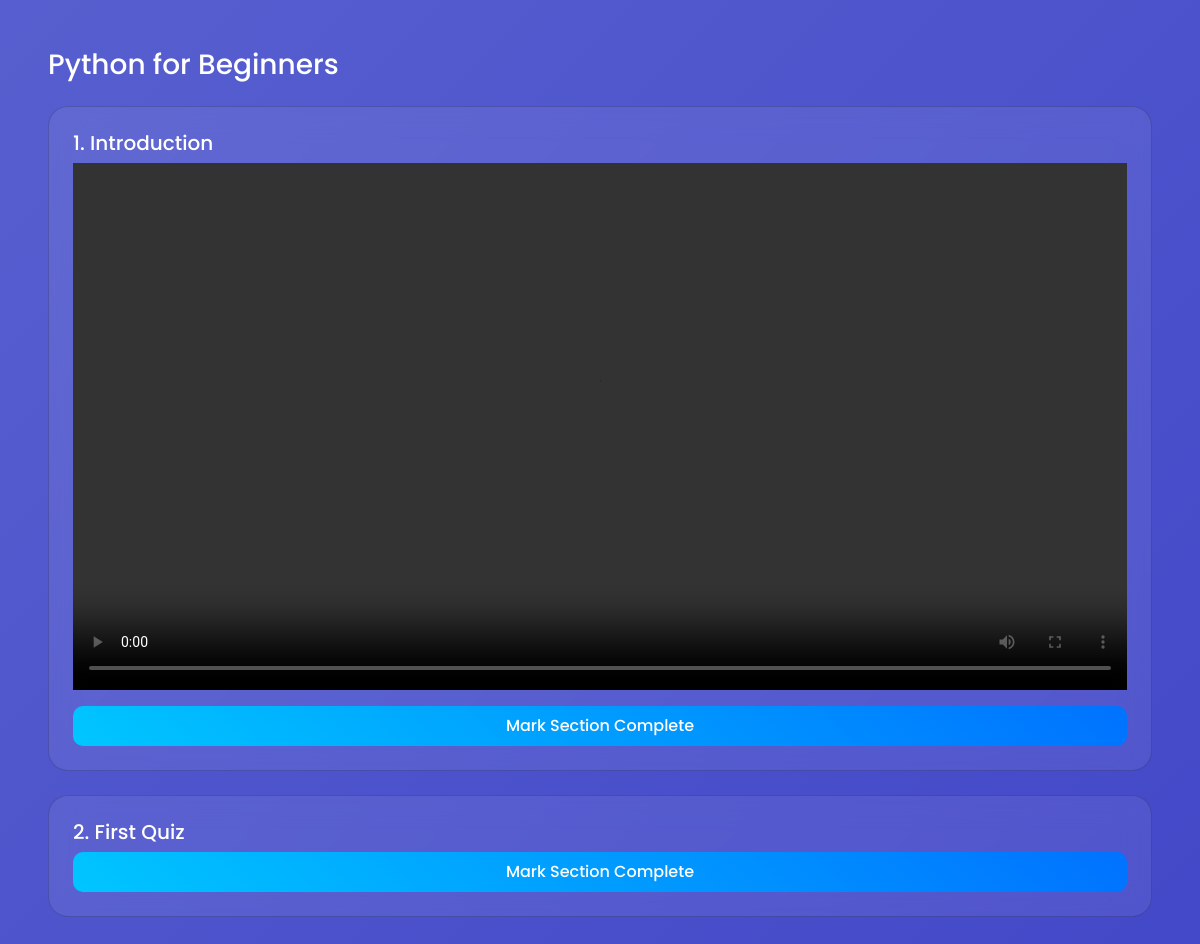
/course/1 (signed in), run on the app's committed database.
### models.py (models this page shows)
class Course(db.Model):
    id = db.Column(db.Integer, primary_key=True)
    title = db.Column(db.String(200))
    description = db.Column(db.Text)
    tags = db.Column(db.String(300))  # IMPORTANT for feed matching
    duration = db.Column(db.Integer)  # in minutes
    credits_required = db.Column(db.Integer)
    video_path = db.Column(db.String(300))
    document_path = db.Column(db.String(300))
    instructor_id = db.Column(db.Integer, db.ForeignKey('user.id'))
    thumbnail_path = db.Column(db.String(300))
    created_at = db.Column(db.DateTime, default=datetime.utcnow)
    reviews = db.relationship('Review', backref='course', lazy=True)

class CourseSection(db.Model):
    id = db.Column(db.Integer, primary_key=True)
    title = db.Column(db.String(200))
    content_type = db.Column(db.String(20))
    order = db.Column(db.Integer)
    video_path = db.Column(db.String(300))
    document_path = db.Column(db.String(300))
    course_id = db.Column(db.Integer, db.ForeignKey('course.id'))
    mcqs = db.relationship("MCQ", backref="section", cascade="all, delete", lazy=True)

### routes/courses.py (the view)
@courses_bp.route("/course/<int:course_id>", methods=["GET", "POST"])
@login_required
def view_course(course_id):
    course = Course.query.get_or_404(course_id)
    enrollment = Enrollment.query.filter_by(
        student_id=current_user.id,
        course_id=course_id
    ).first()
    if not enrollment and course.instructor_id != current_user.id:
        return redirect(url_for("dashboard.dashboard_home"))
    sections = CourseSection.query.filter_by(
        course_id=course_id
    ).order_by(CourseSection.order).all()
    return render_template(
        "course_view.html",
        course=course,
        sections=sections
    )

### extensions.py (called while the page is built)
@login_manager.user_loader
def load_user(user_id):
    return User.query.get(int(user_id))

### templates/course_view.html (shortened to what this page needs)
{% extends "base.html" %}
{% block content %}
<h3 class="mb-4">{{ course.title }}</h3>
{% for section in sections %}
<div class="card p-4 mb-4">
    <h5>{{ section.order }}. {{ section.title }}</h5>
    {% if section.video_path %}
        <video controls class="w-100 mb-3">
            <source src="{{ url_for('static', filename=section.video_path) }}" type="video/mp4">
        </video>
    {% endif %}
    <a href="/section/{{ section.id }}/complete"
       class="btn btn-success">
        Mark Section Complete
    </a>
</div>
{% endfor %}
{% endblock %}

### static/css/style.css (style rules this page uses)
:root { --text-primary: #111; --text-secondary: #444; --card-bg: rgba(255,255,255,0.08); }
body.dark-mode { --text-primary: #ffffff; --text-secondary: #cbd5e1; --card-bg: rgba(255,255,255,0.05); }
body { font-family: 'Poppins', sans-serif; background: linear-gradient(-45deg, #1e1e2f, #2c2c54, #3c40c6, #575fcf); background-size: 400% 400%; animation: gradientBG 15s ease infinite; color: white; }
.card { background: rgba(255,255,255,0.07); border-radius: 20px; backdrop-filter: blur(15px); transition: 0.3s; }
.btn { border-radius: 12px; transition: 0.3s; }
body, h1, h2, h3, h4, h5, h6, p, span, small, label, .form-label, .navbar, a { color: var(--text-primary) !important; }
a { text-decoration: none; }
.card, .form-control, input, textarea, select { color: var(--text-primary) !important; }
::placeholder { color: var(--text-secondary) !important; opacity: 0.7; }
.btn-primary, .btn-success, .btn-secondary, .btn-warning { background: linear-gradient(45deg,#00c6ff,#0072ff) !important; border: none !important; border-radius: 10px !important; padding: 8px 20px !important; font-weight: 500; transition: 0.3s ease; }

### data on the page
Course: title "Python for Beginners"
CourseSection: order "1", title "Introduction"
CourseSection: order "2", title "First Quiz"
